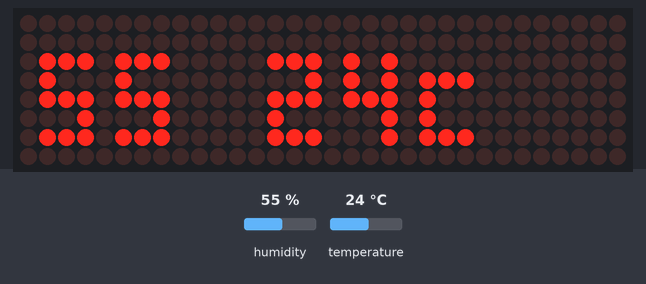
The sketch below on a simulated Arduino Uno, built with avr-gcc and run on an emulated ATmega328P. On the bench: 32×8 LED matrix. The inputs (shaded band) are chosen by the test bench; at power-on: humidity 55 %, temperature 24 °C. The local clock reads 2024-03-15 10:24:30 at power-on unless the sketch sets it; what the sketch prints to the serial monitor is not drawn.

Above: at 16.0 s.
16.1 s: humidity set to 22 %
At 26.7 s:
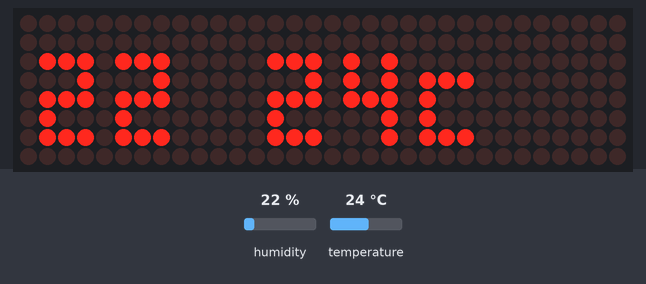
27.5 s: temperature set to 12 °C
At 36.2 s:
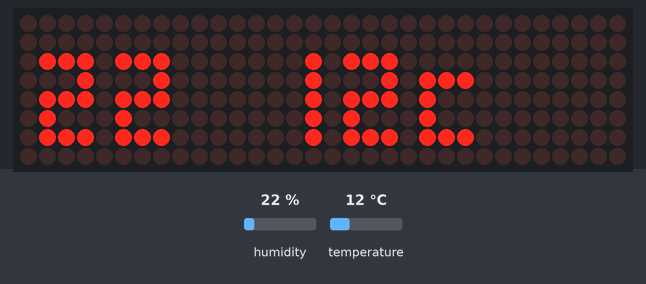
41.5 s: humidity set to 40 %
At 46.8 s:
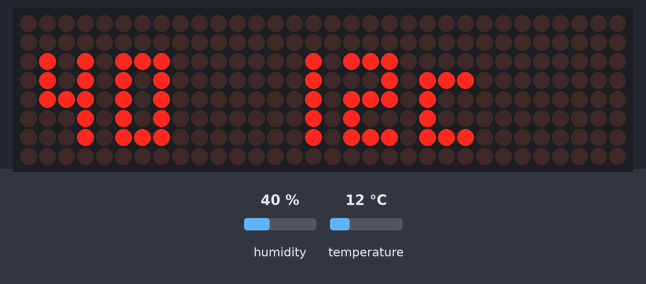
52.9 s: temperature set to 19 °C
At 57.1 s:
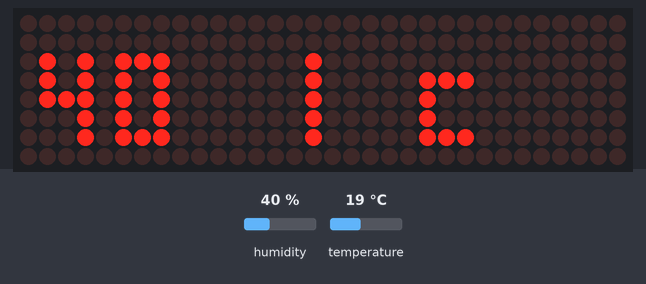
66.9 s: humidity set to 68 %
At 77.6 s:
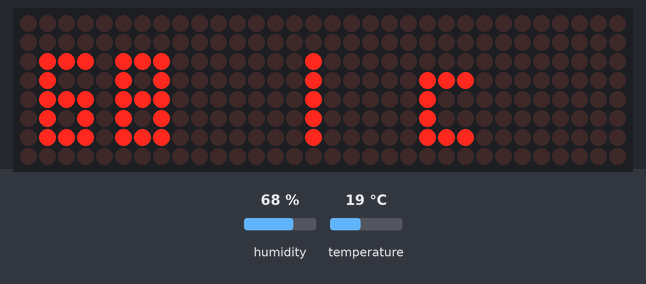
Timing chart, 0 to 79.1 s (numbered marks = the images above; inputs shaded):
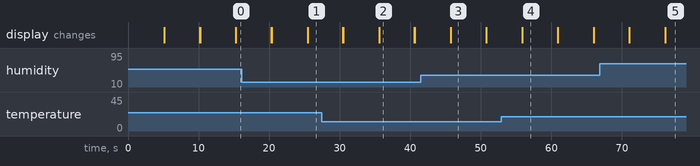

The sketch:

sketch_sep02a.ino
```cpp
#include "LedControl.h"
#include "DS3231.h"
#include "Wire.h"
#include "DHT.h"

#define Type DHT11
int sensePin = 4;
DHT HT(sensePin, Type);
int humidity;
int tempC;

const int numDevices = 4;
DS3231 myRTC;

LedControl lc = LedControl(11, 13, 10, numDevices);

unsigned long delayTime = 5000;

int hour;
int mins;

bool h12;
bool hPM;

void setup() {
  Serial.begin(9600);
  Wire.begin();
  int devices = lc.getDeviceCount();
  for (int i = 0; i < devices; i++) {
    lc.shutdown(i, false);
    lc.setIntensity(i, 1);
    lc.clearDisplay(i);
  }

  HT.begin();

  myRTC.setClockMode(false);
  myRTC.setSecond(59);
  myRTC.setMinute(3);
  myRTC.setHour(17);
  myRTC.setDoW(3);
  myRTC.setDate(21);
  myRTC.setMonth(9);
  myRTC.setYear(22);

  h12 = false;
  hPM = false;
}

void displayHumidityAndTemp() {
  Serial.print("The Humidity is: ");
  Serial.print(humidity);
  Serial.println("The temperature is: ");
  Serial.print(tempC);

  humidity = HT.readHumidity();
  tempC = HT.readTemperature();

  // numbers
  byte zero[3] = {B00111110, B00100010, B00111110};
  byte one[3] = {B00000000, B00000000, B00111110};
  byte two[3] = {B00101110, B00101010, B00111010};
  byte three[3] = {B00101010, B00101010, B00111110};
  byte four[3] = {B00111000, B00001000, B00111110};
  byte five[3] = {B00111010, B00101010, B00101110};
  byte six[3] = {B00111110, B00101010, B00101110};
  byte seven[3] = {B00100000, B00100000, B00111110};
  byte eight[3] = {B00111110, B00101010, B00111110};
  byte nine[3] = {B00111000, B00101000, B00111110};

  byte* nums[10] = {zero, one, two, three, four, five, six, seven, eight, nine};

  // letter C
  byte c[3] = {B00011110,B00010010,B00010010};

  // display humidity
  // 2nd digit
  for (int i=0;i<9;i++) {
    if ((humidity / 10) == i) {
      lc.setColumn(3,1, nums[i][0]);
      lc.setColumn(3,2, nums[i][1]);
      lc.setColumn(3,3, nums[i][2]);
      }
    }

  // 1st digit
  for (int i=0;i<9;i++) {
    if ((humidity % 10) == i) {
      lc.setColumn(3,5, nums[i][0]);
      lc.setColumn(3,6, nums[i][1]);
      lc.setColumn(3,7, nums[i][2]);
      }
    }

  // display temperature
  // 2nd digit
  for (int i=0;i<9;i++) {
    if ((tempC / 10) == i) {
      lc.setColumn(2,5, nums[i][0]);
      lc.setColumn(2,6, nums[i][1]);
      lc.setColumn(2,7, nums[i][2]);
      }
    }

  // 1st digit
  for (int i=0;i<9;i++) {
    if ((tempC % 10) == i) {
      lc.setColumn(1,1, nums[i][0]);
      lc.setColumn(1,2, nums[i][1]);
      lc.setColumn(1,3, nums[i][2]);
      }
    }

   lc.setColumn(1,5, c[0]);
   lc.setColumn(1,6, c[1]);
   lc.setColumn(1,7, c[2]);
  }

void writeTimeOnMatrix() {
  hour = myRTC.getHour(h12, hPM);
  mins = myRTC.getMinute();
  byte zero[3] = {B00111110, B00100010, B00111110};
  byte one[3] = {B00000000, B00000000, B00111110};
  byte two[3] = {B00101110, B00101010, B00111010};
  byte three[3] = {B00101010, B00101010, B00111110};
  byte four[3] = {B00111000, B00001000, B00111110};
  byte five[3] = {B00111010, B00101010, B00101110};
  byte six[3] = {B00111110, B00101010, B00101110};
  byte seven[3] = {B00100000, B00100000, B00111110};
  byte eight[3] = {B00111110, B00101010, B00111110};
  byte nine[3] = {B00111000, B00101000, B00111110};

  byte* nums[10] = {zero, one, two, three, four, five, six, seven, eight, nine};

  byte colon[1] = {B00010100};
  // hour
  // 2nd digit
  if ((hour / 10) == 1) {
    lc.setColumn(2, 0, one[0]);
    lc.setColumn(2, 1, one[1]);
    lc.setColumn(2, 2, one[2]);
  }
  else if ((hour / 10) == 2) {
    lc.setColumn(2, 0, two[0]);
    lc.setColumn(2, 1, two[1]);
    lc.setColumn(2, 2, two[2]);
  }
  else {
    lc.setColumn(2, 0, zero[0]);
    lc.setColumn(2, 1, zero[1]);
    lc.setColumn(2, 2, zero[2]);
  }
  // 1st digit
  for (int i=0;i<9;i++) {
    if ((hour % 10) == i) {
      lc.setColumn(2,4, nums[i][0]);
      lc.setColumn(2,5, nums[i][1]);
      lc.setColumn(2,6, nums[i][2]);
      }
    }

  lc.setColumn(1,0, colon[0]);
  // mins
  // 2nd digit
  for (int i=0;i<6;i++) {
    if ((mins / 10) == i) {
      lc.setColumn(1,2, nums[i][0]);
      lc.setColumn(1,3, nums[i][1]);
      lc.setColumn(1,4, nums[i][2]);
      }
    }

  // 1st digit
  for (int i=0;i<9;i++) {
    if ((mins % 10) == i) {
      lc.setColumn(1,6, nums[i][0]);
      lc.setColumn(1,7, nums[i][1]);
      lc.setColumn(0,0, nums[i][2]);
      }
    }
}

void loop() {
  int devices = lc.getDeviceCount();
  writeTimeOnMatrix();
  delay(delayTime);
  for (int i=0;i<4;i++) {
  lc.clearDisplay(i);
  }
  displayHumidityAndTemp();
  delay(delayTime);
  for (int i=0;i<4;i++) {
  lc.clearDisplay(i);
  }
}
```

Measured:
- after the input at 16.1 s, the display: first differs from a run without the input after 9.4 s (image 1)
- after the input at 27.5 s, the display: first differs from a run without the input after 8.1 s (image 2)
- after the input at 41.5 s, the display: changes after 4.3 s (image 3)
- after the input at 52.9 s, the display: changes after 3.0 s (image 4)
- after the input at 66.9 s, the display: first differs from a run without the input after 9.3 s (image 5)
- what the display in image 2 shows lasts 5.0 s, from 35.6 s to 40.6 s
